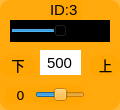
    <widget class="QWidget" name="widget_id3" native="true">
     <property name="geometry">
      <rect>
       <x>320</x>
       <y>70</y>
       <width>120</width>
       <height>110</height>
      </rect>
     </property>
     <property name="styleSheet">
      <string notr="true">background-color: rgb(255, 165, 0, 200);
border-radius:10px;</string>
     </property>
     <widget class="QLabel" name="label_ID3">
      <property name="geometry">
       <rect>
        <x>50</x>
        <y>0</y>
        <width>32</width>
        <height>20</height>
       </rect>
      </property>
      <property name="font">
       <font>
        <family>Arial</family>
        <pointsize>11</pointsize>
       </font>
      </property>
      <property name="styleSheet">
       <string notr="true">background-color: rgb(255, 255, 255， 0);
border-radius:0px;</string>
      </property>
      <property name="text">
       <string>ID:3</string>
      </property>
     </widget>
     <widget class="QSlider" name="horizontalSlider_3">
      <property name="geometry">
       <rect>
        <x>10</x>
        <y>20</y>
        <width>100</width>
        <height>22</height>
       </rect>
      </property>
      <property name="autoFillBackground">
       <bool>false</bool>
      </property>
      <property name="styleSheet">
       <string notr="true">background-color: rgb(0, 0, 0);
border-radius:0px;</string>
      </property>
      <property name="minimum">
       <number>0</number>
      </property>
      <property name="maximum">
       <number>1000</number>
      </property>
      <property name="pageStep">
       <number>1</number>
      </property>
      <property name="value">
       <number>500</number>
      </property>
      <property name="orientation">
       <enum>Qt::Horizontal</enum>
      </property>
     </widget>
     <widget class="QLineEdit" name="lineEdit_3">
      <property name="geometry">
       <rect>
        <x>40</x>
        <y>50</y>
        <width>41</width>
        <height>25</height>
       </rect>
      </property>
      <property name="font">
       <font>
        <family>Arial</family>
        <pointsize>11</pointsize>
       </font>
      </property>
      <property name="autoFillBackground">
       <bool>false</bool>
      </property>
      <property name="styleSheet">
       <string notr="true">background-color: rgb(255, 255, 255);
border-radius:0px;</string>
      </property>
      <property name="text">
       <string>500</string>
      </property>
      <property name="alignment">
       <set>Qt::AlignCenter</set>
      </property>
      <property name="readOnly">
       <bool>false</bool>
      </property>
     </widget>
     <widget class="QLabel" name="label_7">
      <property name="geometry">
       <rect>
        <x>90</x>
        <y>55</y>
        <width>31</width>
        <height>21</height>
       </rect>
      </property>
      <property name="font">
       <font>
        <family>黑体</family>
        <pointsize>10</pointsize>
       </font>
      </property>
      <property name="styleSheet">
       <string notr="true">background-color: rgb(255, 255, 255， 0);</string>
      </property>
      <property name="text">
       <string>&lt;html&gt;&lt;head/&gt;&lt;body&gt;&lt;p align=&quot;center&quot;&gt;上&lt;/p&gt;&lt;/body&gt;&lt;/html&gt;</string>
      </property>
     </widget>
     <widget class="QLabel" name="label_d3">
      <property name="geometry">
       <rect>
        <x>5</x>
        <y>87</y>
        <width>31</width>
        <height>16</height>
       </rect>
      </property>
      <property name="font">
       <font>
        <family>DejaVu Sans</family>
        <pointsize>10</pointsize>
       </font>
      </property>
      <property name="styleSheet">
       <string notr="true">background-color: rgb(255, 255, 255， 0);</string>
      </property>
      <property name="text">
       <string>0</string>
      </property>
      <property name="alignment">
       <set>Qt::AlignCenter</set>
      </property>
     </widget>
     <widget class="QLabel" name="label_9">
      <property name="geometry">
       <rect>
        <x>0</x>
        <y>55</y>
        <width>36</width>
        <height>21</height>
       </rect>
      </property>
      <property name="font">
       <font>
        <family>黑体</family>
        <pointsize>10</pointsize>
       </font>
      </property>
      <property name="styleSheet">
       <string notr="true">background-color: rgb(255, 255, 255， 0);</string>
      </property>
      <property name="text">
       <string>&lt;html&gt;&lt;head/&gt;&lt;body&gt;&lt;p align=&quot;center&quot;&gt;下&lt;/p&gt;&lt;/body&gt;&lt;/html&gt;</string>
      </property>
     </widget>
     <widget class="QSlider" name="horizontalSlider_13">
      <property name="geometry">
       <rect>
        <x>35</x>
        <y>85</y>
        <width>50</width>
        <height>20</height>
       </rect>
      </property>
      <property name="styleSheet">
       <string notr="true">background-color: rgb(255, 255, 255， 0);</string>
      </property>
      <property name="minimum">
       <number>-125</number>
      </property>
      <property name="maximum">
       <number>125</number>
      </property>
      <property name="pageStep">
       <number>1</number>
      </property>
      <property name="orientation">
       <enum>Qt::Horizontal</enum>
      </property>
     </widget>
    </widget>
